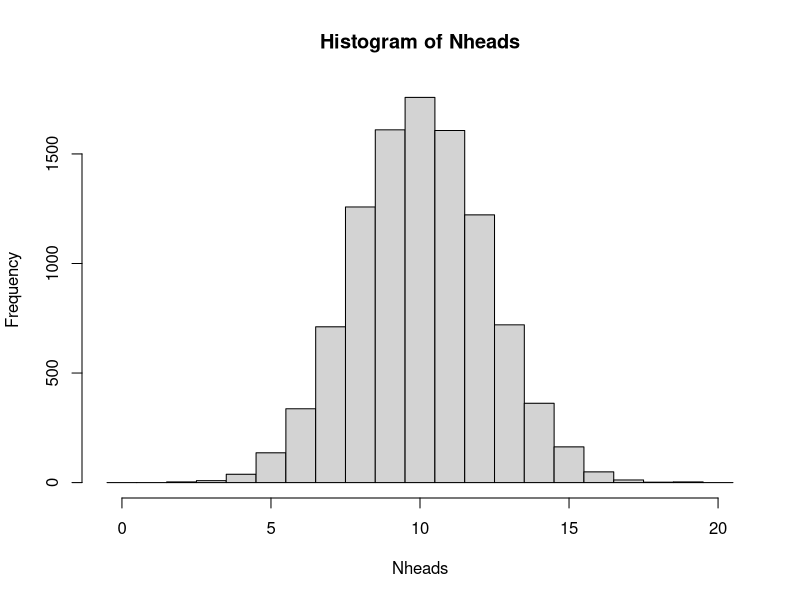
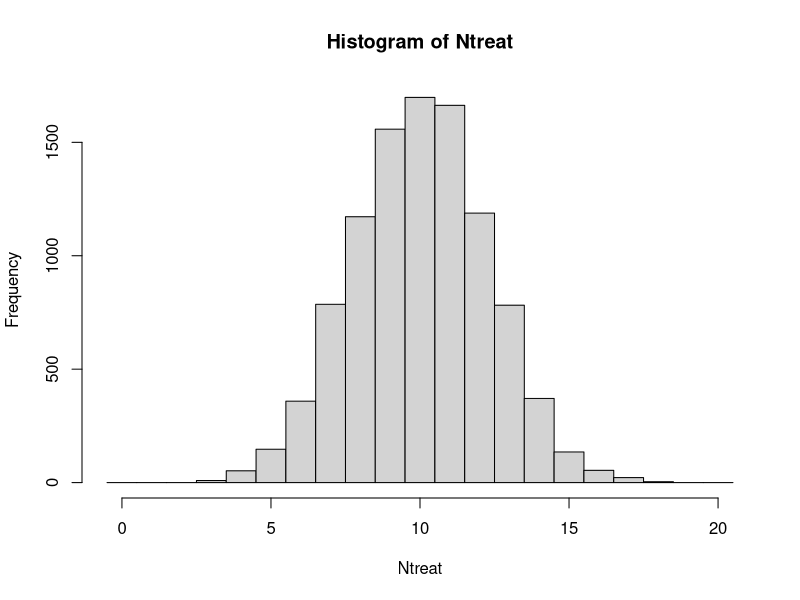
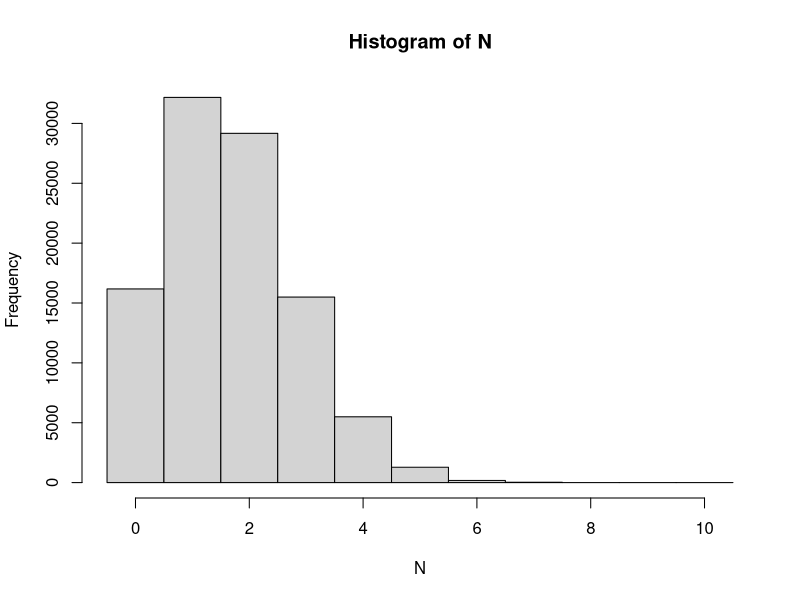
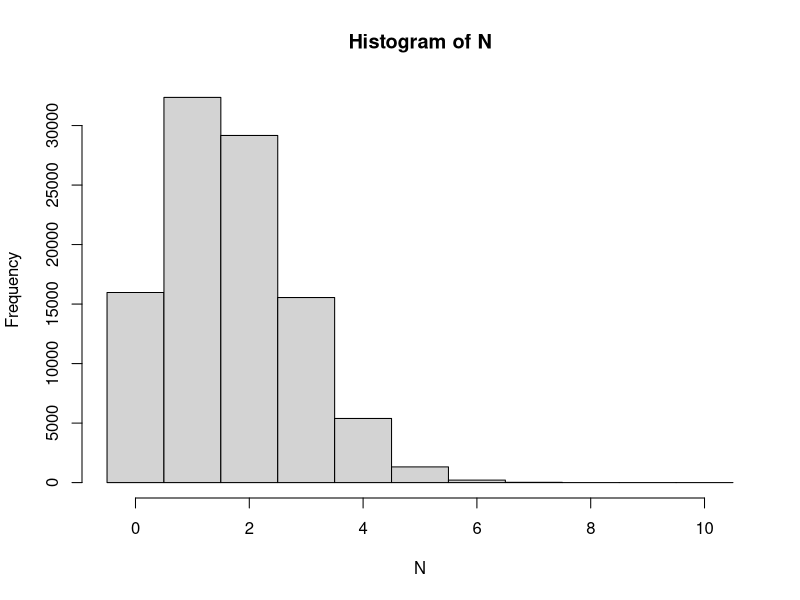
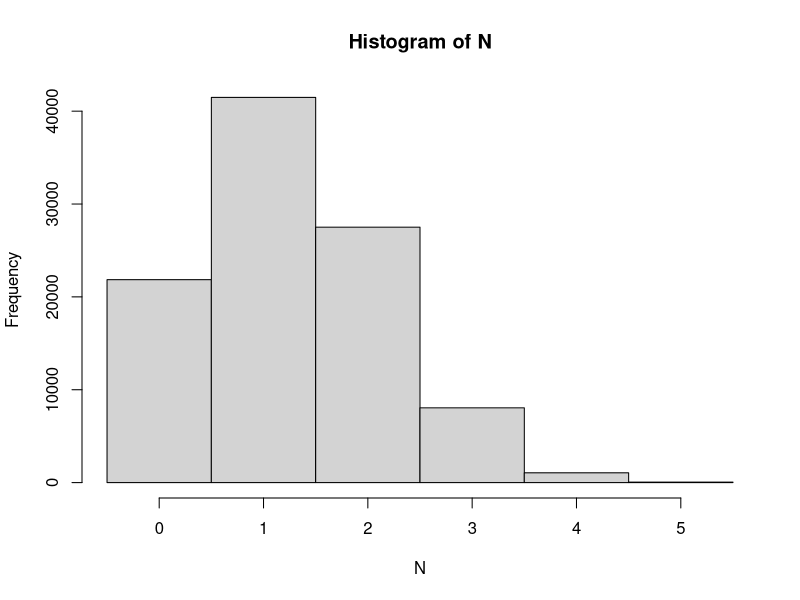

These figures' R source, in order:
## ---- chunk 1
knitr::opts_chunk$set(cache=TRUE, fig.width=3.5, fig.height=3.5, dpi=600, fig.path = "Rfigures/probexr01_")
options(digits=2)
## ---- chunk 2
## A single coin toss
sample(c("H", "T"), size=1)
## Another coin toss
sample(c("H", "T"), size=1)

## 20 independent coin tosses
(coins <- sample(c("H", "T"), size=20, replace=TRUE))
## How many heads did we get in these particular 20 draws?
sum(coins == "H")

## The simulation is about repeating this (20 random draws and summing up the number of heads) many times. To do it 10000 times;
Nheads <- replicate(10000, {
  coins <- sample(c("H", "T"), size=20, replace=TRUE)
  sum(coins == "H")
})
## ---- chunk 3
## Number of times of the 10000 with exactly 15 heads
sum(Nheads==15)
## divide by 10000 to get the probability
sum(Nheads==15)/10000
## or compute using mean (why does this work?)
mean(Nheads==15)
## ---- chunk 4
mean(Nheads<7)
## ---- chunk 5
## plot the distribution and read the graph
hist(Nheads, breaks=0:21-0.5)

## or tabulate
table(Nheads)
## ---- chunk 6
## probability of 15 heads or more
mean(Nheads>=15)
## ---- chunk 7
mean(Nheads<=2)
sum(Nheads<=2)
## with this low number of observations, more repeats is required to get a more accurate answer

Nheads <- replicate(1000000, {
  coins <- sample(c("H", "T"), size=20, replace=TRUE)
  sum(coins == "H")
})
sum(Nheads<=2)
mean(Nheads<=2)
## ---- chunk 8
## Randomization for a single patient
sample(c("T", "C"), size=1)

## Randomize 20 independent patients
(patients <- sample(c("T", "c"), size=20, replace=TRUE))
## How many patients are assigned to treatment group?
sum(patients == "T")

## Simulate by repeating 10000 times
Ntreat <- replicate(10000, {
  patients <- sample(c("T", "C"), size=20, replace=TRUE)
  sum(patients == "T")
})
## ---- chunk 9
## Proportion of the 10000 repeats with exactly 15 T
mean(Ntreat==15)
## ---- chunk 10
mean(Ntreat<7)
## ---- chunk 11
## plot the distribution and read the graph
hist(Ntreat, breaks=0:21-0.5)

## or tabulate
table(Ntreat)
## ---- chunk 12
## probability of 15 T or more
mean(Ntreat>=15)
## ---- chunk 13
mean(Ntreat<=2)
sum(Ntreat<=2)
## with this low number of observations, more repeats is required to get a more accurate answer
  
Ntreat <- replicate(1000000, {
  patients <- sample(c("T", "C"), size=20, replace=TRUE)
  sum(patients == "T")
})
sum(Ntreat<=2)
mean(Ntreat<=2)
## ---- chunk 14
##Simulate thowing 10 dice and counting the number of sixes.
N <- replicate(100000, sum(sample(1:6, size=10, replace=TRUE)==6))
table(N)
##The probability mass function
table(N)/length(N)
hist(N, breaks=(0:11)-0.5)
## ---- chunk 15
sum(N>=5)
sum(N>=5)/length(N)
mean(N>=5)
## ---- chunk 16
mean(N==2)
## ---- chunk 17
mean(N)
10*1/6
## ---- chunk 18
##Simulate picking 10 colonies and counting the number of antibiotic resistant ones.
N <- replicate(100000, sum(sample(1:6, size=10, replace=TRUE)==6))
table(N)
##The probability mass function
table(N)/length(N)
hist(N, breaks=(0:11)-0.5)
## ---- chunk 19
sum(N>=5)
sum(N>=5)/length(N)
mean(N>=5)
## ---- chunk 20
mean(N==2)
## ---- chunk 21
mean(N)
10*1/6
## ---- chunk 22
N <- replicate(100000, sum(sample(rep(0:1, c(39,13)), size=5)))
hist(N, breaks=(0:6)-.5)
## P(N==5)
mean(N==5)
## ---- chunk 23
## Solution using 100 replicates
x <- replicate(100, sum(sample(c(0,0,0,0,0,0,0,1,1,1), size=3, replace=TRUE)))
table(x)
mean(x==0)
## Solution using 1000 replicates
x <- replicate(1000, sum(sample(c(0,0,0,0,0,0,0,1,1,1), size=3, replace=TRUE)))
table(x)
mean(x==0)
## Solution using 100000 replicates
x <- replicate(100000, sum(sample(c(0,0,0,0,0,0,0,1,1,1), size=3, replace=TRUE)))
table(x)
mean(x==0)
## ---- chunk 24
## Solution using 100000 replicates
x <- replicate(100000, sum(sample(rep(c(0, 1), c(14, 6)), size=3, replace=FALSE)))
table(x)
mean(x==0)
## ---- chunk 25
## Solution using 100000 replicates
x <- replicate(100000, sum(sample(rep(c(0, 1), c(140, 60)), size=3, replace=FALSE)))
table(x)
mean(x==0)
## ---- chunk 26
## 1.6 Solution using the Binomial distribution
pbinom(0, 3, 0.3)

## 1.7 Solution using the hypergeometric distribution
phyper(0, 6, 20-6, 3)

## 1.8 Solution using the hypergeometric distribution
phyper(0, 60, 200-60, 3)
## ---- chunk 27
phyper(20, 200, 20000-200, 1000, lower.tail=FALSE)
## ---- chunk 28
x <- replicate(100000, {x<-sample(1:5, 3); y<-sample(1:5,3); length(intersect(x,y))})
table(x)

phyper(0:3, 3, 2, 3)
